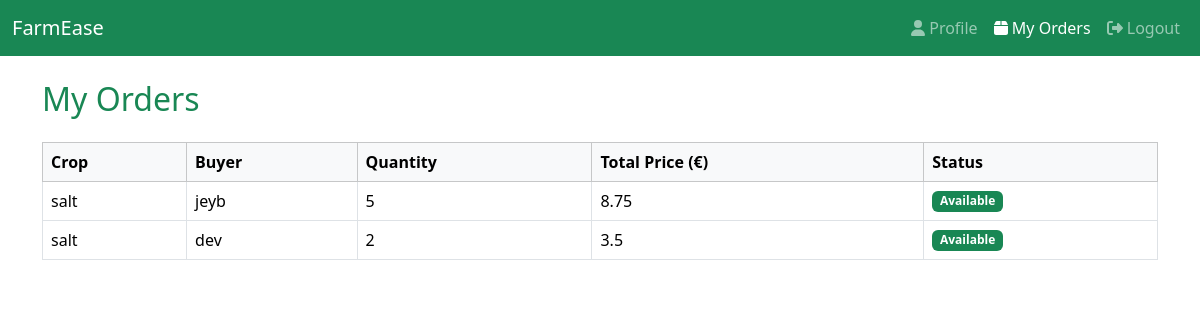
/my-orders/ (signed in), run on the app's committed database.
### main/models.py (models this page shows, shortened)
class Order(models.Model):
    buyer = models.ForeignKey(User, on_delete=models.CASCADE, related_name="orders")
    crop = models.ForeignKey(Crop, on_delete=models.CASCADE)
    quantity = models.IntegerField()
    total_price = models.FloatField()
    created_at = models.DateTimeField(auto_now_add=True)

class Crop(models.Model):
    owner = models.ForeignKey(User, on_delete=models.CASCADE, null=True, blank=True)
    crop_name = models.CharField(max_length=100)
    crop_type = models.CharField(max_length=100)
    quantity = models.IntegerField()
    price_per_unit = models.FloatField()
    description = models.TextField(blank=True, null=True)
    created_at = models.DateTimeField(auto_now_add=True)
    sold = models.BooleanField(default=False)

### main/views.py (the view)
# urls.py: path("my-orders/", views.my_orders, name="my_orders"),
def my_orders(request):
    if not request.user.is_authenticated:
        return redirect('user_login')
    profile = getattr(request.user, 'profile', None)
    role = profile.role if profile else 'buyer'
    if role == 'seller':
        orders = Order.objects.filter(crop__owner=request.user)
    else:
        orders = Order.objects.filter(buyer=request.user)
    return render(request, 'my_orders.html', {
        "orders": orders,
        "role": role
    })

### main/templates/my_orders.html (shortened to what this page needs)
{% block content %}
<link href="https://cdn.jsdelivr.net/npm/bootstrap@5.3.2/dist/css/bootstrap.min.css" rel="stylesheet">
<nav class="navbar navbar-expand-lg navbar-dark bg-success mb-4">
  <div class="container-fluid">
    <a class="navbar-brand" href="{% url 'dashboard' %}">FarmEase</a>
    <div class="collapse navbar-collapse justify-content-end">
      <ul class="navbar-nav">
        <li class="nav-item">
          <a class="nav-link" href="{% url 'profile' %}"><i class="fas fa-user"></i> Profile</a>
        </li>
        <li class="nav-item">
          <a class="nav-link active" href="{% url 'my_orders' %}"><i class="fas fa-box"></i> My Orders</a>
        </li>
        <li class="nav-item">
          <a class="nav-link" href="{% url 'user_logout' %}"><i class="fas fa-sign-out-alt"></i> Logout</a>
        </li>
      </ul>
    </div>
  </div>
</nav>
<div class="container">
    <h2 class="mb-4 text-success">My Orders</h2>
    {% if orders %}
    <div class="table-responsive">
        <table class="table table-hover table-bordered align-middle">
            <thead class="table-light">
                <tr>
                    <th>Crop</th>
                    {% if role == "seller" %}<th>Buyer</th>{% endif %}
                    <th>Quantity</th>
                    <th>Total Price (€)</th>
                    <th>Status</th>
                </tr>
            </thead>
            <tbody>
                {% for order in orders %}
                <tr>
                    <td>{{ order.crop.crop_name }}</td>
                    {% if role == "seller" %}<td>{{ order.buyer.first_name }}</td>{% endif %}
                    <td>{{ order.quantity }}</td>
                    <td>{{ order.total_price }}</td>
                    <td>
                        {% if order.crop.sold %}
                            <span class="badge bg-danger">Sold Out</span>
                        {% else %}
                            <span class="badge bg-success">Available</span>
                        {% endif %}
                    </td>
                </tr>
                {% endfor %}
            </tbody>
        </table>
    </div>
    {% else %}
    <p class="text-muted">No orders found.</p>
    {% endif %}
</div>
{% endblock %}

### data on the page
Order: crop.crop_name "salt", buyer.first_name "jeyb", quantity "5", total_price "8.75", shows "Available"
Order: crop.crop_name "salt", buyer.first_name "dev", quantity "2", total_price "3.5", shows "Available"
